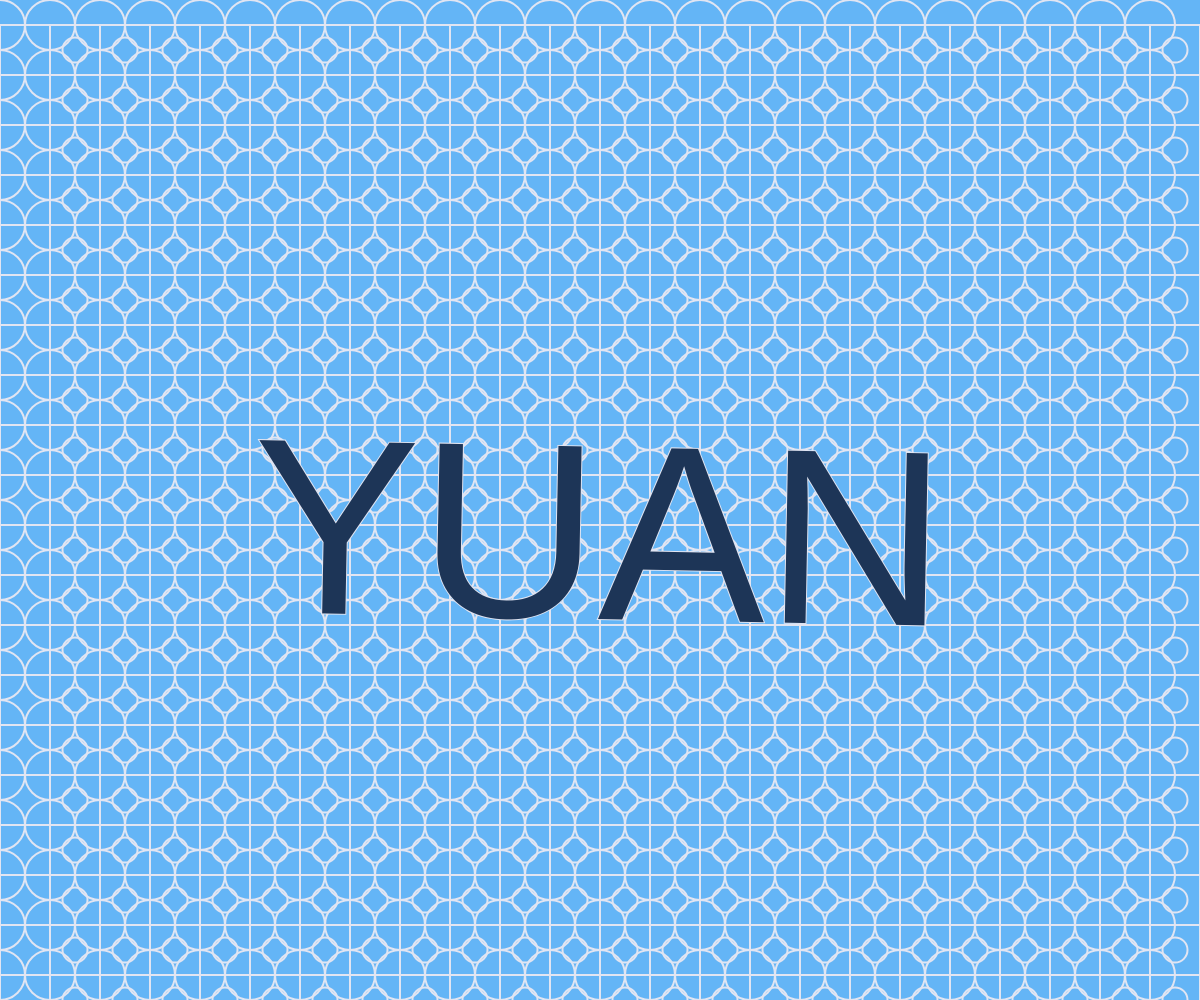
Frame 1 (no input)
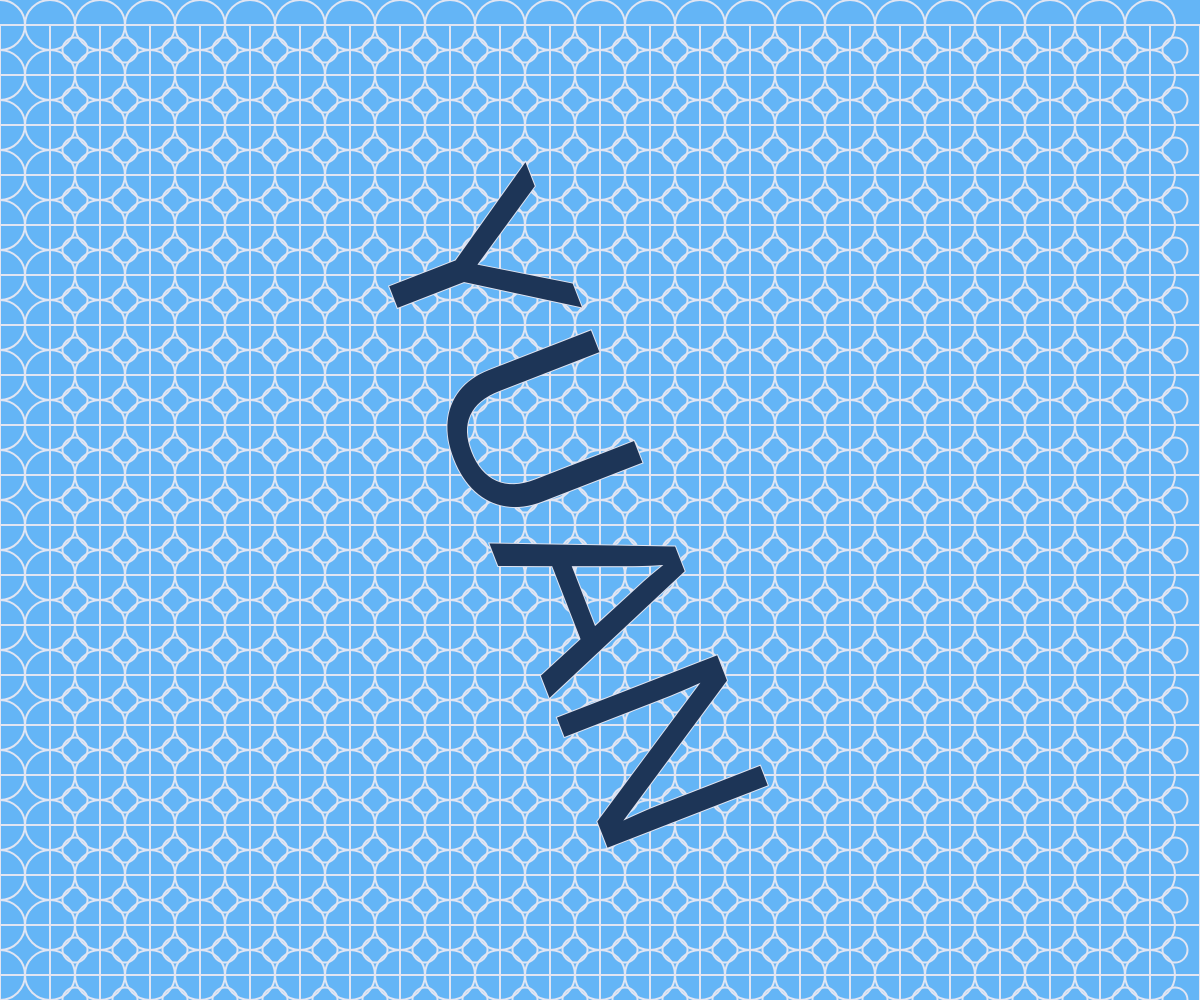
Frame 60 (no input)
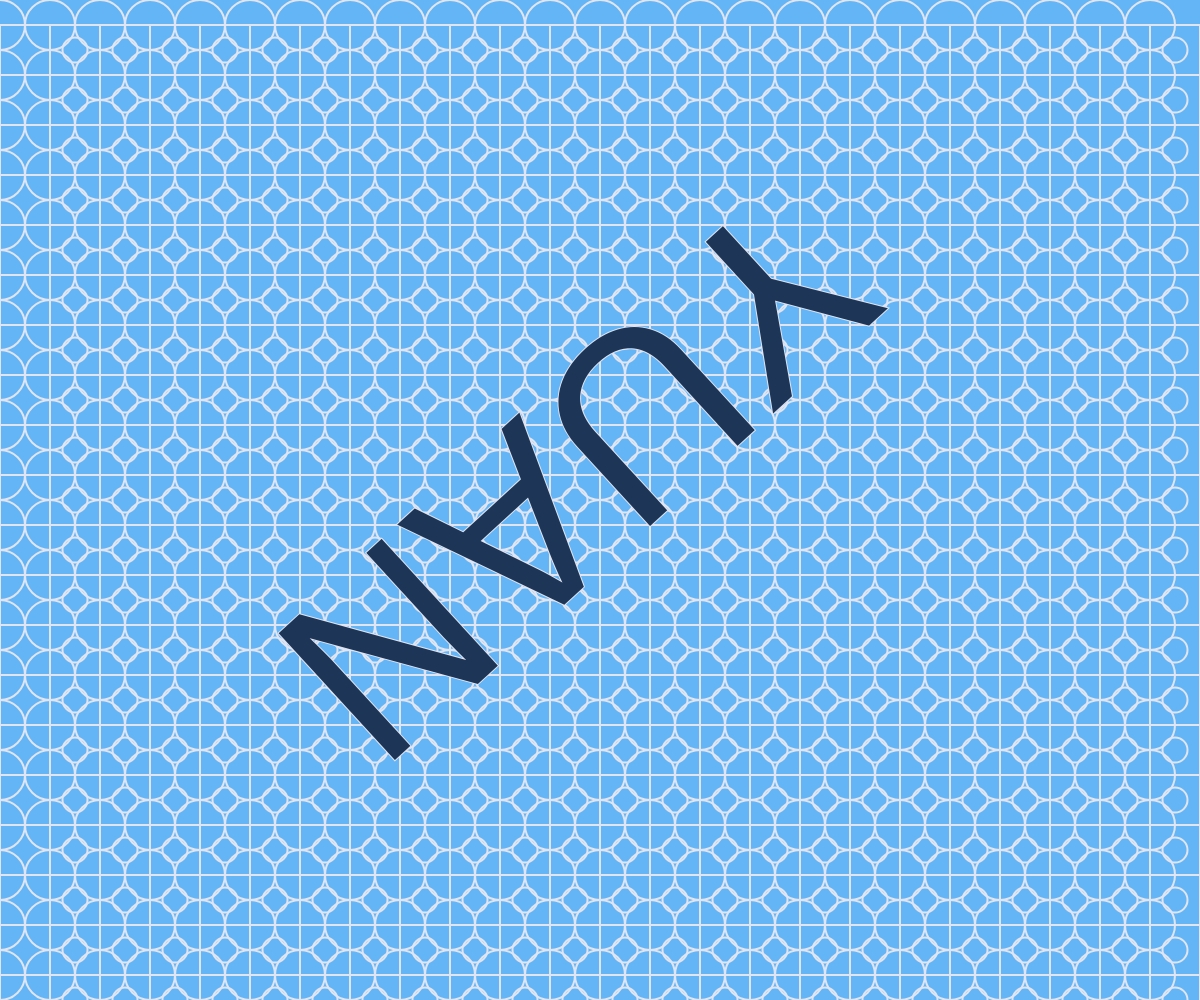
Frame 120 (the mouse pressed at the canvas centre since frame 60)

The p5.js sketch that drew these frames (run headless with seeded random() and noise() and a simulated clock; from frame 60 on, the mouse is pressed at the canvas centre):

// p5.js sketch
// ── sketch.js
function setup() {
  createCanvas(windowWidth, windowHeight);
  textSize(250); //文字尺寸
  textAlign(CENTER,CENTER); //文字固定在中間
}

function draw() {

  background("#64b5f6");
  noFill()
  stroke("#e1e5f2")
  strokeWeight(2)


  var rect_width = 50
  var bc_w = 50
  var sc_w =25
  //ellipse(25+bc_w*0,25,bc_w)
  //rect(rect_width*0,0,rect_width)
  //strokeWeight(2)
  //ellipse(rect_width*1,50,sc_w)
  //ellipse(25+bc_w*1,25,bc_w)
  //rect(rect_width*1,0,rect_width)
  //ellipse(rect_width*2,50,sc_w)
  //ellipse(25+bc_w*2,25,bc_w)
  //rect(rect_width*2,0,50)
  //ellipse(rect_width*3,50,sc_w)
  //ellipse(25+bc_w*3,25,bc_w)
  //rect(rect_width*3,0,50)
  //ellipse(rect_width*4,50,sc_w)
  //ellipse(25+bc_w*4,25,bc_w)
  //rect(rect_width*4,0,50)
  //ellipse(rect_width*5,50,sc_w)
 

  for(let j = 0;j<25;j=j+1){
    for(let x=0;x<width;x=x+rect_width){
      ellipse(x,25+50*j,bc_w)
      rect(x,25+50*j,rect_width)
      ellipse(25+x+rect_width,50+50*j,sc_w)
     }
 
}
translate(width/2,height/2);
fill("#1d3557") //字體顏色
rotate(frameCount/50); //隨時肩旋轉
text("YUAN",0,50) //文字
pop();
}
